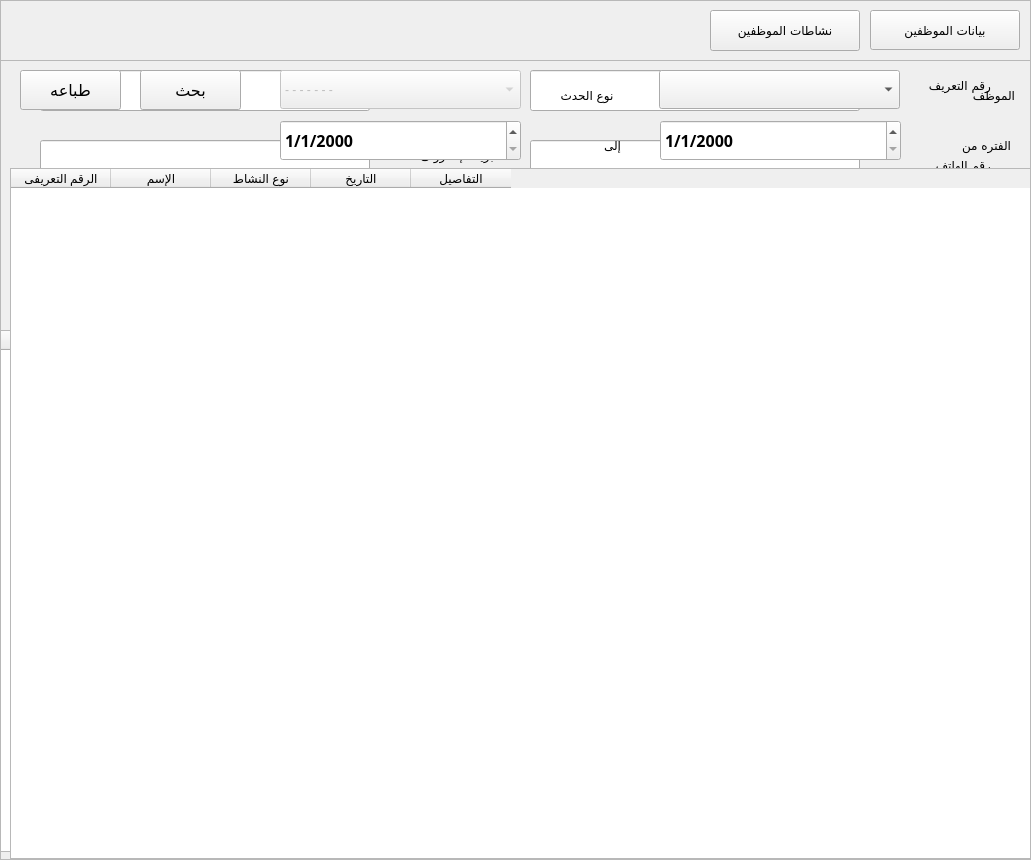
<?xml version="1.0" encoding="UTF-8"?>
<ui version="4.0">
 <class>UC_Employees</class>
 <widget class="QFrame" name="UC_Employees">
  <property name="geometry">
   <rect>
    <x>0</x>
    <y>0</y>
    <width>1031</width>
    <height>860</height>
   </rect>
  </property>
  <property name="windowTitle">
   <string>Frame</string>
  </property>
  <property name="frameShape">
   <enum>QFrame::StyledPanel</enum>
  </property>
  <property name="frameShadow">
   <enum>QFrame::Raised</enum>
  </property>
  <widget class="QFrame" name="Frame_Employees">
   <property name="geometry">
    <rect>
     <x>0</x>
     <y>0</y>
     <width>1031</width>
     <height>860</height>
    </rect>
   </property>
   <property name="frameShape">
    <enum>QFrame::StyledPanel</enum>
   </property>
   <property name="frameShadow">
    <enum>QFrame::Raised</enum>
   </property>
   <widget class="QFrame" name="Frame_Employees_Reports">
    <property name="geometry">
     <rect>
      <x>0</x>
      <y>60</y>
      <width>1031</width>
      <height>800</height>
     </rect>
    </property>
    <property name="frameShape">
     <enum>QFrame::StyledPanel</enum>
    </property>
    <property name="frameShadow">
     <enum>QFrame::Raised</enum>
    </property>
    <widget class="QLabel" name="label_136">
     <property name="geometry">
      <rect>
       <x>550</x>
       <y>70</y>
       <width>71</width>
       <height>31</height>
      </rect>
     </property>
     <property name="font">
      <font>
       <family>simplified arabic</family>
      </font>
     </property>
     <property name="text">
      <string>إلى</string>
     </property>
    </widget>
    <widget class="QDateEdit" name="dtTo">
     <property name="geometry">
      <rect>
       <x>280</x>
       <y>60</y>
       <width>241</width>
       <height>41</height>
      </rect>
     </property>
     <property name="font">
      <font>
       <family>simplified arabic</family>
       <pointsize>12</pointsize>
       <weight>75</weight>
       <bold>true</bold>
      </font>
     </property>
     <property name="displayFormat">
      <string>M/d/yyyy</string>
     </property>
    </widget>
    <widget class="QPushButton" name="btn_action_search">
     <property name="geometry">
      <rect>
       <x>140</x>
       <y>10</y>
       <width>101</width>
       <height>40</height>
      </rect>
     </property>
     <property name="font">
      <font>
       <family>simplified arabic</family>
       <pointsize>12</pointsize>
      </font>
     </property>
     <property name="cursor">
      <cursorShape>PointingHandCursor</cursorShape>
     </property>
     <property name="text">
      <string>بحث</string>
     </property>
    </widget>
    <widget class="QPushButton" name="btn_print">
     <property name="geometry">
      <rect>
       <x>20</x>
       <y>10</y>
       <width>101</width>
       <height>40</height>
      </rect>
     </property>
     <property name="font">
      <font>
       <family>simplified arabic</family>
       <pointsize>12</pointsize>
      </font>
     </property>
     <property name="cursor">
      <cursorShape>PointingHandCursor</cursorShape>
     </property>
     <property name="text">
      <string>طباعه</string>
     </property>
    </widget>
    <widget class="QLabel" name="label_132">
     <property name="geometry">
      <rect>
       <x>944</x>
       <y>20</y>
       <width>71</width>
       <height>31</height>
      </rect>
     </property>
     <property name="font">
      <font>
       <family>simplified arabic</family>
      </font>
     </property>
     <property name="text">
      <string>الموظف</string>
     </property>
    </widget>
    <widget class="QDateEdit" name="dtFrom">
     <property name="geometry">
      <rect>
       <x>660</x>
       <y>60</y>
       <width>241</width>
       <height>41</height>
      </rect>
     </property>
     <property name="font">
      <font>
       <family>simplified arabic</family>
       <pointsize>12</pointsize>
       <weight>75</weight>
       <bold>true</bold>
      </font>
     </property>
     <property name="displayFormat">
      <string>M/d/yyyy</string>
     </property>
    </widget>
    <widget class="QComboBox" name="cbxEmp">
     <property name="geometry">
      <rect>
       <x>659</x>
       <y>10</y>
       <width>241</width>
       <height>39</height>
      </rect>
     </property>
    </widget>
    <widget class="QTableWidget" name="tblEmpActions">
     <property name="geometry">
      <rect>
       <x>10</x>
       <y>108</y>
       <width>1021</width>
       <height>691</height>
      </rect>
     </property>
     <column>
      <property name="text">
       <string>الرقم التعريفى</string>
      </property>
     </column>
     <column>
      <property name="text">
       <string>الإسم</string>
      </property>
     </column>
     <column>
      <property name="text">
       <string>نوع النشاط</string>
      </property>
     </column>
     <column>
      <property name="text">
       <string>التاريخ</string>
      </property>
     </column>
     <column>
      <property name="text">
       <string>التفاصيل</string>
      </property>
     </column>
    </widget>
    <widget class="QComboBox" name="cbxActionTypes">
     <property name="enabled">
      <bool>false</bool>
     </property>
     <property name="geometry">
      <rect>
       <x>280</x>
       <y>10</y>
       <width>241</width>
       <height>39</height>
      </rect>
     </property>
     <item>
      <property name="text">
       <string>- - - - - - -</string>
      </property>
     </item>
     <item>
      <property name="text">
       <string>   اضافة</string>
      </property>
     </item>
     <item>
      <property name="text">
       <string>   تعديل</string>
      </property>
     </item>
     <item>
      <property name="text">
       <string>   حذف</string>
      </property>
     </item>
    </widget>
    <widget class="QLabel" name="label_135">
     <property name="geometry">
      <rect>
       <x>940</x>
       <y>70</y>
       <width>71</width>
       <height>31</height>
      </rect>
     </property>
     <property name="font">
      <font>
       <family>simplified arabic</family>
      </font>
     </property>
     <property name="text">
      <string>الفتره من</string>
     </property>
    </widget>
    <widget class="QLabel" name="label_133">
     <property name="geometry">
      <rect>
       <x>530</x>
       <y>20</y>
       <width>91</width>
       <height>31</height>
      </rect>
     </property>
     <property name="font">
      <font>
       <family>simplified arabic</family>
      </font>
     </property>
     <property name="text">
      <string>  نوع الحدث</string>
     </property>
    </widget>
   </widget>
   <widget class="QFrame" name="Frame_Employees_Info">
    <property name="geometry">
     <rect>
      <x>0</x>
      <y>60</y>
      <width>1031</width>
      <height>800</height>
     </rect>
    </property>
    <property name="frameShape">
     <enum>QFrame::StyledPanel</enum>
    </property>
    <property name="frameShadow">
     <enum>QFrame::Raised</enum>
    </property>
    <widget class="QLabel" name="label_16">
     <property name="geometry">
      <rect>
       <x>380</x>
       <y>80</y>
       <width>121</width>
       <height>31</height>
      </rect>
     </property>
     <property name="font">
      <font>
       <family>simplified arabic</family>
      </font>
     </property>
     <property name="text">
      <string>البريد الإلكترونى</string>
     </property>
    </widget>
    <widget class="QLineEdit" name="txtEmpName">
     <property name="geometry">
      <rect>
       <x>40</x>
       <y>10</y>
       <width>330</width>
       <height>41</height>
      </rect>
     </property>
     <property name="font">
      <font>
       <family>simplified arabic</family>
      </font>
     </property>
    </widget>
    <widget class="QPushButton" name="btn_remove_employee">
     <property name="enabled">
      <bool>false</bool>
     </property>
     <property name="geometry">
      <rect>
       <x>40</x>
       <y>210</y>
       <width>101</width>
       <height>41</height>
      </rect>
     </property>
     <property name="font">
      <font>
       <family>simplified arabic</family>
      </font>
     </property>
     <property name="cursor">
      <cursorShape>PointingHandCursor</cursorShape>
     </property>
     <property name="text">
      <string>حذف</string>
     </property>
    </widget>
    <widget class="QLabel" name="label_18">
     <property name="geometry">
      <rect>
       <x>380</x>
       <y>159</y>
       <width>121</width>
       <height>31</height>
      </rect>
     </property>
     <property name="font">
      <font>
       <family>simplified arabic</family>
      </font>
     </property>
     <property name="text">
      <string>تاريخ بداية العمل </string>
     </property>
    </widget>
    <widget class="QTableWidget" name="tbl_emp_info">
     <property name="geometry">
      <rect>
       <x>0</x>
       <y>270</y>
       <width>1024</width>
       <height>522</height>
      </rect>
     </property>
     <property name="selectionBehavior">
      <enum>QAbstractItemView::SelectRows</enum>
     </property>
     <column>
      <property name="text">
       <string>رقم التعريف</string>
      </property>
     </column>
     <column>
      <property name="text">
       <string>الإسم</string>
      </property>
     </column>
     <column>
      <property name="text">
       <string>رقم الهاتف</string>
      </property>
     </column>
     <column>
      <property name="text">
       <string>البريد الالكترونى</string>
      </property>
     </column>
     <column>
      <property name="text">
       <string>العنوان</string>
      </property>
     </column>
     <column>
      <property name="text">
       <string>القسم</string>
      </property>
     </column>
     <column>
      <property name="text">
       <string>الراتب</string>
      </property>
     </column>
     <column>
      <property name="text">
       <string>تاريخ بداية العمل</string>
      </property>
     </column>
    </widget>
    <widget class="QLabel" name="label_17">
     <property name="geometry">
      <rect>
       <x>870</x>
       <y>150</y>
       <width>121</width>
       <height>31</height>
      </rect>
     </property>
     <property name="font">
      <font>
       <family>simplified arabic</family>
      </font>
     </property>
     <property name="text">
      <string>العنوان</string>
     </property>
    </widget>
    <widget class="QLabel" name="label_13">
     <property name="geometry">
      <rect>
       <x>870</x>
       <y>90</y>
       <width>121</width>
       <height>31</height>
      </rect>
     </property>
     <property name="font">
      <font>
       <family>simplified arabic</family>
      </font>
     </property>
     <property name="text">
      <string>رقم الهاتف</string>
     </property>
    </widget>
    <widget class="QLabel" name="label_19">
     <property name="geometry">
      <rect>
       <x>870</x>
       <y>210</y>
       <width>121</width>
       <height>31</height>
      </rect>
     </property>
     <property name="font">
      <font>
       <family>simplified arabic</family>
      </font>
     </property>
     <property name="text">
      <string>القسم</string>
     </property>
    </widget>
    <widget class="QPushButton" name="btn_edit_employee">
     <property name="enabled">
      <bool>false</bool>
     </property>
     <property name="geometry">
      <rect>
       <x>155</x>
       <y>210</y>
       <width>101</width>
       <height>41</height>
      </rect>
     </property>
     <property name="font">
      <font>
       <family>simplified arabic</family>
      </font>
     </property>
     <property name="cursor">
      <cursorShape>PointingHandCursor</cursorShape>
     </property>
     <property name="text">
      <string>تعديل</string>
     </property>
    </widget>
    <widget class="QDateEdit" name="dtEmpStartWork">
     <property name="geometry">
      <rect>
       <x>40</x>
       <y>150</y>
       <width>330</width>
       <height>41</height>
      </rect>
     </property>
     <property name="font">
      <font>
       <family>simplified arabic</family>
      </font>
     </property>
     <property name="displayFormat">
      <string>M/d/yyyy</string>
     </property>
     <property name="date">
      <date>
       <year>2000</year>
       <month>1</month>
       <day>5</day>
      </date>
     </property>
    </widget>
    <widget class="QLineEdit" name="txtEmpID">
     <property name="geometry">
      <rect>
       <x>530</x>
       <y>10</y>
       <width>330</width>
       <height>41</height>
      </rect>
     </property>
     <property name="font">
      <font>
       <family>simplified arabic</family>
      </font>
     </property>
    </widget>
    <widget class="QLineEdit" name="txtEmpSalary">
     <property name="geometry">
      <rect>
       <x>530</x>
       <y>210</y>
       <width>141</width>
       <height>41</height>
      </rect>
     </property>
     <property name="font">
      <font>
       <family>simplified arabic</family>
      </font>
     </property>
    </widget>
    <widget class="QLineEdit" name="txtEmpPhone">
     <property name="geometry">
      <rect>
       <x>530</x>
       <y>80</y>
       <width>330</width>
       <height>41</height>
      </rect>
     </property>
     <property name="font">
      <font>
       <family>simplified arabic</family>
      </font>
     </property>
    </widget>
    <widget class="QLabel" name="label_274">
     <property name="geometry">
      <rect>
       <x>680</x>
       <y>210</y>
       <width>51</width>
       <height>31</height>
      </rect>
     </property>
     <property name="font">
      <font>
       <family>simplified arabic</family>
      </font>
     </property>
     <property name="text">
      <string>الراتب</string>
     </property>
    </widget>
    <widget class="QComboBox" name="cbxEmpDep">
     <property name="geometry">
      <rect>
       <x>740</x>
       <y>210</y>
       <width>121</width>
       <height>39</height>
      </rect>
     </property>
     <item>
      <property name="text">
       <string>قسم1</string>
      </property>
     </item>
     <item>
      <property name="text">
       <string>قسم2</string>
      </property>
     </item>
     <item>
      <property name="text">
       <string>قسم3</string>
      </property>
     </item>
    </widget>
    <widget class="QLineEdit" name="txtEmpAddress">
     <property name="geometry">
      <rect>
       <x>530</x>
       <y>150</y>
       <width>330</width>
       <height>41</height>
      </rect>
     </property>
     <property name="font">
      <font>
       <family>simplified arabic</family>
      </font>
     </property>
    </widget>
    <widget class="QLabel" name="label_14">
     <property name="geometry">
      <rect>
       <x>870</x>
       <y>10</y>
       <width>121</width>
       <height>31</height>
      </rect>
     </property>
     <property name="font">
      <font>
       <family>simplified arabic</family>
      </font>
     </property>
     <property name="text">
      <string>رقم التعريف</string>
     </property>
    </widget>
    <widget class="QLabel" name="label_15">
     <property name="geometry">
      <rect>
       <x>380</x>
       <y>10</y>
       <width>121</width>
       <height>31</height>
      </rect>
     </property>
     <property name="font">
      <font>
       <family>simplified arabic</family>
      </font>
     </property>
     <property name="text">
      <string>ألاسم</string>
     </property>
    </widget>
    <widget class="QPushButton" name="btn_add_employee">
     <property name="geometry">
      <rect>
       <x>270</x>
       <y>210</y>
       <width>101</width>
       <height>40</height>
      </rect>
     </property>
     <property name="font">
      <font>
       <family>simplified arabic</family>
      </font>
     </property>
     <property name="cursor">
      <cursorShape>PointingHandCursor</cursorShape>
     </property>
     <property name="text">
      <string>إضافة</string>
     </property>
    </widget>
    <widget class="QLineEdit" name="txtEmpMail">
     <property name="geometry">
      <rect>
       <x>40</x>
       <y>80</y>
       <width>330</width>
       <height>41</height>
      </rect>
     </property>
     <property name="font">
      <font>
       <family>simplified arabic</family>
      </font>
     </property>
    </widget>
   </widget>
   <widget class="QPushButton" name="btn_employees_frame">
    <property name="geometry">
     <rect>
      <x>870</x>
      <y>10</y>
      <width>150</width>
      <height>40</height>
     </rect>
    </property>
    <property name="font">
     <font>
      <family>simplified arabic</family>
     </font>
    </property>
    <property name="cursor">
     <cursorShape>PointingHandCursor</cursorShape>
    </property>
    <property name="text">
     <string>بيانات الموظفين</string>
    </property>
   </widget>
   <widget class="QPushButton" name="btn_employees_archieve_frame">
    <property name="geometry">
     <rect>
      <x>710</x>
      <y>10</y>
      <width>150</width>
      <height>41</height>
     </rect>
    </property>
    <property name="font">
     <font>
      <family>simplified arabic</family>
     </font>
    </property>
    <property name="cursor">
     <cursorShape>PointingHandCursor</cursorShape>
    </property>
    <property name="text">
     <string>نشاطات الموظفين</string>
    </property>
   </widget>
   <zorder>Frame_Employees_Info</zorder>
   <zorder>btn_employees_frame</zorder>
   <zorder>btn_employees_archieve_frame</zorder>
   <zorder>Frame_Employees_Reports</zorder>
  </widget>
 </widget>
 <resources/>
 <connections/>
</ui>
